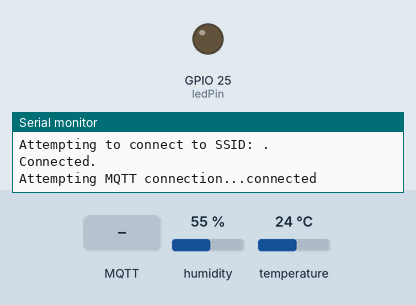
Recording of a sketch running on a simulated ESP32. Shown: output pins drawn as LEDs (lit = HIGH), the last lines printed to the serial monitor. Inputs (shaded band) come from the test bench; at power-on: humidity 55 %, temperature 24 °C. WiFi joins after 1.5 s; servers stay silent unless stated; no MQTT or app messages arrive unless stated.

Above: at 5.8 s.
5.9 s: MQTT message "on" arrives on the first subscribed topic
At 6.3 s:
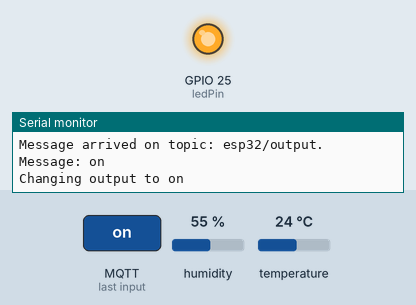
8.9 s: MQTT message "off" arrives on the first subscribed topic
At 9.8 s:
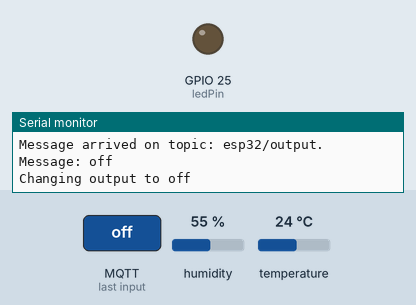
Timing chart, 0 to 11.9 s (numbered marks = the images above; inputs shaded):
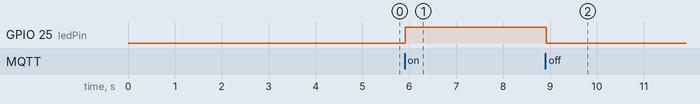

The sketch:

ESPMqtt.ino
```cpp
#include "DHT.h"
#include <WiFi.h>
#include <PubSubClient.h>
#include <ArduinoJson.h>

#define DHTPIN 13        // Digital pin connected to the DHT sensor
#define ledPin 25        //LED Connection
#define DHTTYPE DHT22    // DHT 22

// Replace the next variables with your SSID/Password combination

const char* ssid = "";
const char* pass = "";

const char* mqtt_server = "192.168.1.100";

WiFiClient espClient;
PubSubClient client(espClient);
DHT dht(DHTPIN, DHTTYPE);
long lastMsg = 0;
char msg[50];
int value = 0;

float temperature = 0;
float humidity = 0;

void setup() {
  Serial.begin(9600);

  WiFi.mode(WIFI_STA);
  WiFi.begin(ssid, pass);
  dht.begin();

  client.setServer(mqtt_server, 1883);
  client.setCallback(callback);

  pinMode(ledPin, OUTPUT);
}

void callback(char* topic, byte* message, unsigned int length) {
  Serial.print("Message arrived on topic: ");
  Serial.print(topic);
  Serial.print(". Message: ");
  String messageTemp;

  for (int i = 0; i < length; i++) {
    Serial.print((char)message[i]);
    messageTemp += (char)message[i];
  }
  Serial.println();

  // Feel free to add more if statements to control more GPIOs with MQTT

  // If a message is received on the topic esp32/output, you check if the message is either "on" or "off".
  // Changes the output state according to the message
  if (String(topic) == "esp32/output") {
    Serial.print("Changing output to ");
    if(messageTemp == "on"){
      Serial.println("on");
      digitalWrite(ledPin, HIGH);
    }
    else if(messageTemp == "off"){
      Serial.println("off");
      digitalWrite(ledPin, LOW);
    }
  }
}

void reconnect() {
  // Loop until we're reconnected
  while (!client.connected()) {
    Serial.print("Attempting MQTT connection...");
    // Attempt to connect
    if (client.connect("ESP8266Client")) {
      Serial.println("connected");
      // Subscribe
      client.subscribe("esp32/output");
    } else {
      Serial.print("failed, rc=");
      Serial.print(client.state());
      Serial.println(" try again in 5 seconds");
      // Wait 5 seconds before retrying
      delay(5000);
    }
  }
}
void loop() {
  if(WiFi.status() != WL_CONNECTED){
    Serial.print("Attempting to connect to SSID: ");
    while(WiFi.status() != WL_CONNECTED){
      WiFi.begin(ssid, pass);  // Connect to WPA/WPA2 network. Change this line if using open or WEP network
      Serial.print(".");
      delay(5000);
    }
    Serial.println("\nConnected.");
  }
  if (!client.connected()) {
    reconnect();
  }
  client.loop();

  long now = millis();
  if (now - lastMsg > 5000) {
    lastMsg = now;

    float humidity = dht.readHumidity();
    float temperature = dht.readTemperature();

    char tempString[8];
    dtostrf(temperature, 1, 2, tempString);
    client.publish("esp32/temperature", tempString);

    // Convert the value to a char array
    char humString[8];
    dtostrf(humidity, 1, 2, humString);
    client.publish("esp32/humidity", humString);

  }
}
```

Measured:
- after the input at 5.9 s, GPIO 25 (ledPin): LOW → HIGH at once
- after the input at 8.9 s, GPIO 25 (ledPin): HIGH → LOW at once
